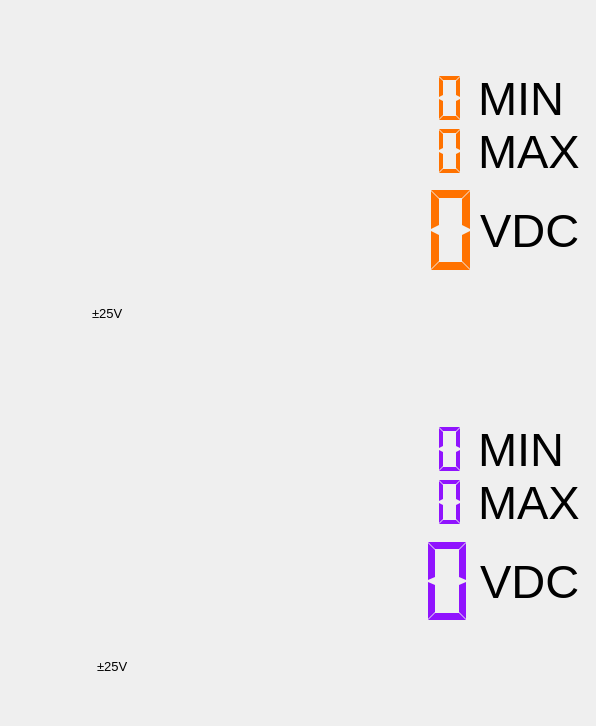
      <widget class="adiscope::DetachDragZone" name="leftPanel" native="true">
       <property name="styleSheet">
        <string notr="true"/>
       </property>
       <layout class="QHBoxLayout" name="horizontalLayout_8">
        <property name="leftMargin">
         <number>32</number>
        </property>
        <property name="topMargin">
         <number>32</number>
        </property>
        <property name="rightMargin">
         <number>16</number>
        </property>
        <property name="bottomMargin">
         <number>32</number>
        </property>
        <item>
         <layout class="QVBoxLayout" name="mainLayout">
          <property name="spacing">
           <number>20</number>
          </property>
          <item>
           <spacer name="verticalSpacer_5">
            <property name="orientation">
             <enum>Qt::Vertical</enum>
            </property>
            <property name="sizeType">
             <enum>QSizePolicy::Maximum</enum>
            </property>
            <property name="sizeHint" stdset="0">
             <size>
              <width>0</width>
              <height>0</height>
             </size>
            </property>
           </spacer>
          </item>
          <item>
           <layout class="QHBoxLayout" name="horizontalLayout_7">
            <property name="spacing">
             <number>12</number>
            </property>
            <item>
             <layout class="QVBoxLayout" name="verticalLayout_8">
              <property name="leftMargin">
               <number>0</number>
              </property>
              <property name="bottomMargin">
               <number>0</number>
              </property>
              <item>
               <widget class="adiscope::Sismograph" name="sismograph_ch1">
                <property name="sizePolicy">
                 <sizepolicy hsizetype="MinimumExpanding" vsizetype="MinimumExpanding">
                  <horstretch>0</horstretch>
                  <verstretch>0</verstretch>
                 </sizepolicy>
                </property>
                <property name="frameShape">
                 <enum>QFrame::NoFrame</enum>
                </property>
               </widget>
              </item>
              <item>
               <layout class="QHBoxLayout" name="horizontalLayout_17">
                <property name="topMargin">
                 <number>0</number>
                </property>
                <item>
                 <spacer name="horizontalSpacer_6">
                  <property name="orientation">
                   <enum>Qt::Horizontal</enum>
                  </property>
                  <property name="sizeHint" stdset="0">
                   <size>
                    <width>40</width>
                    <height>20</height>
                   </size>
                  </property>
                 </spacer>
                </item>
                <item>
                 <widget class="QLabel" name="ch1ErrorLabel">
                  <property name="styleSheet">
                   <string notr="true">font-size: 13px;
color: red;
text-align:right;</string>
                  </property>
                  <property name="text">
                   <string/>
                  </property>
                  <property name="alignment">
                   <set>Qt::AlignBottom|Qt::AlignLeading|Qt::AlignLeft</set>
                  </property>
                 </widget>
                </item>
                <item>
                 <widget class="QLabel" name="currentGainCh1Label">
                  <property name="styleSheet">
                   <string notr="true">font-size: 13px;
text-align:center;</string>
                  </property>
                  <property name="text">
                   <string>±25V</string>
                  </property>
                 </widget>
                </item>
               </layout>
              </item>
             </layout>
            </item>
            <item>
             <layout class="QVBoxLayout" name="verticalLayout_2">
              <property name="spacing">
               <number>0</number>
              </property>
              <item>
               <widget class="QWidget" name="peakCh1Widget" native="true">
                <layout class="QGridLayout" name="gridLayout_5">
                 <property name="leftMargin">
                  <number>0</number>
                 </property>
                 <property name="topMargin">
                  <number>0</number>
                 </property>
                 <property name="rightMargin">
                  <number>0</number>
                 </property>
                 <property name="bottomMargin">
                  <number>0</number>
                 </property>
                 <property name="verticalSpacing">
                  <number>0</number>
                 </property>
                 <item row="1" column="1">
                  <widget class="adiscope::LcdNumber" name="minCh1">
                   <property name="sizePolicy">
                    <sizepolicy hsizetype="Fixed" vsizetype="Minimum">
                     <horstretch>0</horstretch>
                     <verstretch>0</verstretch>
                    </sizepolicy>
                   </property>
                   <property name="minimumSize">
                    <size>
                     <width>200</width>
                     <height>0</height>
                    </size>
                   </property>
                   <property name="styleSheet">
                    <string notr="true">QLCDNumber { color: #ff7200; }</string>
                   </property>
                   <property name="frameShape">
                    <enum>QFrame::NoFrame</enum>
                   </property>
                   <property name="digitCount">
                    <number>7</number>
                   </property>
                   <property name="segmentStyle">
                    <enum>QLCDNumber::Flat</enum>
                   </property>
                  </widget>
                 </item>
                 <item row="2" column="1">
                  <widget class="adiscope::LcdNumber" name="maxCh1">
                   <property name="sizePolicy">
                    <sizepolicy hsizetype="Fixed" vsizetype="Minimum">
                     <horstretch>0</horstretch>
                     <verstretch>0</verstretch>
                    </sizepolicy>
                   </property>
                   <property name="minimumSize">
                    <size>
                     <width>200</width>
                     <height>0</height>
                    </size>
                   </property>
                   <property name="styleSheet">
                    <string notr="true">QLCDNumber { color: #ff7200; }</string>
                   </property>
                   <property name="frameShape">
                    <enum>QFrame::NoFrame</enum>
                   </property>
                   <property name="digitCount">
                    <number>7</number>
                   </property>
                   <property name="segmentStyle">
                    <enum>QLCDNumber::Flat</enum>
                   </property>
                  </widget>
                 </item>
                 <item row="2" column="2">
                  <widget class="QLabel" name="label_9">
                   <property name="sizePolicy">
                    <sizepolicy hsizetype="Preferred" vsizetype="Preferred">
                     <horstretch>0</horstretch>
                     <verstretch>0</verstretch>
                    </sizepolicy>
                   </property>
                   <property name="minimumSize">
                    <size>
                     <width>0</width>
                     <height>0</height>
                    </size>
                   </property>
                   <property name="styleSheet">
                    <string notr="true">font-size:35pt;</string>
                   </property>
                   <property name="text">
                    <string>MAX</string>
                   </property>
                  </widget>
                 </item>
                 <item row="1" column="2">
                  <widget class="QLabel" name="label_8">
                   <property name="sizePolicy">
                    <sizepolicy hsizetype="Preferred" vsizetype="Preferred">
                     <horstretch>0</horstretch>
                     <verstretch>0</verstretch>
                    </sizepolicy>
                   </property>
                   <property name="minimumSize">
                    <size>
                     <width>0</width>
                     <height>0</height>
                    </size>
                   </property>
                   <property name="styleSheet">
                    <string notr="true">font-size:35pt;</string>
                   </property>
                   <property name="text">
                    <string>MIN</string>
                   </property>
                  </widget>
                 </item>
                 <item row="1" column="0" rowspan="2">
                  <spacer name="horizontalSpacer_5">
                   <property name="orientation">
                    <enum>Qt::Horizontal</enum>
                   </property>
                   <property name="sizeHint" stdset="0">
                    <size>
                     <width>20</width>
                     <height>0</height>
                    </size>
                   </property>
                  </spacer>
                 </item>
                 <item row="0" column="0" colspan="3">
                  <spacer name="verticalSpacer_7">
                   <property name="orientation">
                    <enum>Qt::Vertical</enum>
                   </property>
                   <property name="sizeHint" stdset="0">
                    <size>
                     <width>0</width>
                     <height>40</height>
                    </size>
                   </property>
                  </spacer>
                 </item>
                </layout>
               </widget>
              </item>
              <item>
               <layout class="QHBoxLayout" name="horizontalLayout_5">
                <property name="bottomMargin">
                 <number>40</number>
                </property>
                <item>
                 <spacer name="horizontalSpacer_2">
                  <property name="orientation">
                   <enum>Qt::Horizontal</enum>
                  </property>
                  <property name="sizeType">
                   <enum>QSizePolicy::Expanding</enum>
                  </property>
                  <property name="sizeHint" stdset="0">
                   <size>
                    <width>0</width>
                    <height>0</height>
                   </size>
                  </property>
                 </spacer>
                </item>
                <item>
                 <widget class="adiscope::LcdNumber" name="lcdCh1">
                  <property name="sizePolicy">
                   <sizepolicy hsizetype="Fixed" vsizetype="Fixed">
                    <horstretch>0</horstretch>
                    <verstretch>0</verstretch>
                   </sizepolicy>
                  </property>
                  <property name="minimumSize">
                   <size>
                    <width>345</width>
                    <height>105</height>
                   </size>
                  </property>
                  <property name="styleSheet">
                   <string notr="true">QLCDNumber { color: #ff7200; }</string>
                  </property>
                  <property name="frameShape">
                   <enum>QFrame::NoFrame</enum>
                  </property>
                  <property name="digitCount">
                   <number>7</number>
                  </property>
                  <property name="segmentStyle">
                   <enum>QLCDNumber::Flat</enum>
                  </property>
                 </widget>
                </item>
                <item>
                 <widget class="QLabel" name="labelCh1">
                  <property name="sizePolicy">
                   <sizepolicy hsizetype="Preferred" vsizetype="Preferred">
                    <horstretch>0</horstretch>
                    <verstretch>0</verstretch>
                   </sizepolicy>
                  </property>
                  <property name="minimumSize">
                   <size>
                    <width>0</width>
                    <height>0</height>
                   </size>
                  </property>
                  <property name="styleSheet">
                   <string notr="true">QLabel[ac=false] { qproperty-text: &quot;VDC&quot;; }
QLabel[ac=true] { qproperty-text: &quot;VRMS&quot;; }
QLabel{font-size:35pt;}</string>
                  </property>
                  <property name="text">
                   <string>VDC</string>
                  </property>
                 </widget>
                </item>
               </layout>
              </item>
              <item>
               <widget class="adiscope::CustomScale" name="scaleCh1" native="true">
                <property name="lowerBound" stdset="0">
                 <double>-0.100000000000000</double>
                </property>
                <property name="upperBound" stdset="0">
                 <double>0.100000000000000</double>
                </property>
                <property name="scaleMaxMajor" stdset="0">
                 <number>5</number>
                </property>
                <property name="scaleMaxMinor" stdset="0">
                 <number>5</number>
                </property>
                <property name="borderWidth" stdset="0">
                 <number>0</number>
                </property>
               </widget>
              </item>
             </layout>
            </item>
           </layout>
          </item>
          <item>
           <spacer name="verticalSpacer_6">
            <property name="orientation">
             <enum>Qt::Vertical</enum>
            </property>
            <property name="sizeType">
             <enum>QSizePolicy::Maximum</enum>
            </property>
            <property name="sizeHint" stdset="0">
             <size>
              <width>0</width>
              <height>40</height>
             </size>
            </property>
           </spacer>
          </item>
          <item>
           <layout class="QHBoxLayout" name="horizontalLayout_9">
            <property name="spacing">
             <number>12</number>
            </property>
            <item>
             <layout class="QVBoxLayout" name="verticalLayout_9">
              <property name="leftMargin">
               <number>0</number>
              </property>
              <property name="bottomMargin">
               <number>0</number>
              </property>
              <item>
               <widget class="adiscope::Sismograph" name="sismograph_ch2">
                <property name="sizePolicy">
                 <sizepolicy hsizetype="MinimumExpanding" vsizetype="MinimumExpanding">
                  <horstretch>0</horstretch>
                  <verstretch>0</verstretch>
                 </sizepolicy>
                </property>
                <property name="frameShape">
                 <enum>QFrame::NoFrame</enum>
                </property>
               </widget>
              </item>
              <item>
               <layout class="QHBoxLayout" name="horizontalLayout_18">
                <property name="topMargin">
                 <number>0</number>
                </property>
                <item>
                 <spacer name="horizontalSpacer_8">
                  <property name="orientation">
                   <enum>Qt::Horizontal</enum>
                  </property>
                  <property name="sizeHint" stdset="0">
                   <size>
                    <width>40</width>
                    <height>20</height>
                   </size>
                  </property>
                 </spacer>
                </item>
                <item>
                 <widget class="QLabel" name="ch2ErrorLabel">
                  <property name="styleSheet">
                   <string notr="true">font-size: 13px;
color: red;
text-align:right;</string>
                  </property>
                  <property name="text">
                   <string/>
                  </property>
                  <property name="alignment">
                   <set>Qt::AlignBottom|Qt::AlignLeading|Qt::AlignLeft</set>
                  </property>
                 </widget>
                </item>
                <item>
                 <widget class="QLabel" name="currentGainCh2Label">
                  <property name="styleSheet">
                   <string notr="true">font-size: 13px;
text-align:center;</string>
                  </property>
                  <property name="text">
                   <string>±25V</string>
                  </property>
                  <property name="alignment">
                   <set>Qt::AlignBottom|Qt::AlignLeading|Qt::AlignLeft</set>
                  </property>
                 </widget>
                </item>
               </layout>
              </item>
             </layout>
            </item>
            <item>
             <layout class="QVBoxLayout" name="verticalLayout_3">
              <property name="spacing">
               <number>0</number>
              </property>
              <item>
               <widget class="QWidget" name="peakCh2Widget" native="true">
                <layout class="QGridLayout" name="layout">
                 <property name="leftMargin">
                  <number>0</number>
                 </property>
                 <property name="topMargin">
                  <number>0</number>
                 </property>
                 <property name="rightMargin">
                  <number>0</number>
                 </property>
                 <property name="bottomMargin">
                  <number>0</number>
                 </property>
                 <property name="verticalSpacing">
                  <number>0</number>
                 </property>
                 <item row="1" column="2">
                  <widget class="QLabel" name="label_10">
                   <property name="sizePolicy">
                    <sizepolicy hsizetype="Preferred" vsizetype="Preferred">
                     <horstretch>0</horstretch>
                     <verstretch>0</verstretch>
                    </sizepolicy>
                   </property>
                   <property name="minimumSize">
                    <size>
                     <width>0</width>
                     <height>0</height>
                    </size>
                   </property>
                   <property name="styleSheet">
                    <string notr="true">font-size:35pt;</string>
                   </property>
                   <property name="text">
                    <string>MIN</string>
                   </property>
                  </widget>
                 </item>
                 <item row="1" column="1">
                  <widget class="adiscope::LcdNumber" name="minCh2">
                   <property name="sizePolicy">
                    <sizepolicy hsizetype="Fixed" vsizetype="Minimum">
                     <horstretch>0</horstretch>
                     <verstretch>0</verstretch>
                    </sizepolicy>
                   </property>
                   <property name="minimumSize">
                    <size>
                     <width>200</width>
                     <height>0</height>
                    </size>
                   </property>
                   <property name="styleSheet">
                    <string notr="true">QLCDNumber { color: #9013fe; }</string>
                   </property>
                   <property name="frameShape">
                    <enum>QFrame::NoFrame</enum>
                   </property>
                   <property name="digitCount">
                    <number>7</number>
                   </property>
                   <property name="segmentStyle">
                    <enum>QLCDNumber::Flat</enum>
                   </property>
                  </widget>
                 </item>
                 <item row="1" column="0" rowspan="2">
                  <spacer name="horizontalSpacer_7">
                   <property name="orientation">
                    <enum>Qt::Horizontal</enum>
                   </property>
                   <property name="sizeHint" stdset="0">
                    <size>
                     <width>40</width>
                     <height>0</height>
                    </size>
                   </property>
                  </spacer>
                 </item>
                 <item row="2" column="1">
                  <widget class="adiscope::LcdNumber" name="maxCh2">
                   <property name="sizePolicy">
                    <sizepolicy hsizetype="Fixed" vsizetype="Minimum">
                     <horstretch>0</horstretch>
                     <verstretch>0</verstretch>
                    </sizepolicy>
                   </property>
                   <property name="minimumSize">
                    <size>
                     <width>200</width>
                     <height>0</height>
                    </size>
                   </property>
                   <property name="styleSheet">
                    <string notr="true">QLCDNumber { color: #9013fe; }</string>
                   </property>
                   <property name="frameShape">
                    <enum>QFrame::NoFrame</enum>
                   </property>
                   <property name="digitCount">
                    <number>7</number>
                   </property>
                   <property name="segmentStyle">
                    <enum>QLCDNumber::Flat</enum>
                   </property>
                  </widget>
                 </item>
                 <item row="2" column="2">
                  <widget class="QLabel" name="label_11">
                   <property name="sizePolicy">
                    <sizepolicy hsizetype="Preferred" vsizetype="Preferred">
                     <horstretch>0</horstretch>
                     <verstretch>0</verstretch>
                    </sizepolicy>
                   </property>
                   <property name="minimumSize">
                    <size>
                     <width>0</width>
                     <height>0</height>
                    </size>
                   </property>
                   <property name="styleSheet">
                    <string notr="true">font-size:35pt;</string>
                   </property>
                   <property name="text">
                    <string>MAX</string>
                   </property>
                  </widget>
                 </item>
                 <item row="0" column="0" colspan="3">
                  <spacer name="verticalSpacer_9">
                   <property name="orientation">
                    <enum>Qt::Vertical</enum>
                   </property>
                   <property name="sizeHint" stdset="0">
                    <size>
                     <width>0</width>
                     <height>40</height>
                    </size>
                   </property>
                  </spacer>
                 </item>
                </layout>
               </widget>
              </item>
              <item>
               <layout class="QHBoxLayout" name="horizontalLayout_6">
                <property name="bottomMargin">
                 <number>40</number>
                </property>
                <item>
                 <spacer name="horizontalSpacer">
                  <property name="orientation">
                   <enum>Qt::Horizontal</enum>
                  </property>
                  <property name="sizeType">
                   <enum>QSizePolicy::Expanding</enum>
                  </property>
                  <property name="sizeHint" stdset="0">
                   <size>
                    <width>0</width>
                    <height>0</height>
                   </size>
                  </property>
                 </spacer>
                </item>
                <item>
                 <widget class="adiscope::LcdNumber" name="lcdCh2">
                  <property name="sizePolicy">
                   <sizepolicy hsizetype="Fixed" vsizetype="Fixed">
                    <horstretch>0</horstretch>
                    <verstretch>0</verstretch>
                   </sizepolicy>
                  </property>
                  <property name="minimumSize">
                   <size>
                    <width>340</width>
                    <height>105</height>
                   </size>
                  </property>
                  <property name="styleSheet">
                   <string notr="true">QLCDNumber { color: #9013fe; }</string>
                  </property>
                  <property name="frameShape">
                   <enum>QFrame::NoFrame</enum>
                  </property>
                  <property name="digitCount">
                   <number>7</number>
                  </property>
                  <property name="segmentStyle">
                   <enum>QLCDNumber::Flat</enum>
                  </property>
                 </widget>
                </item>
                <item>
                 <widget class="QLabel" name="labelCh2">
                  <property name="sizePolicy">
                   <sizepolicy hsizetype="Preferred" vsizetype="Preferred">
                    <horstretch>0</horstretch>
                    <verstretch>0</verstretch>
                   </sizepolicy>
                  </property>
                  <property name="minimumSize">
                   <size>
                    <width>0</width>
                    <height>0</height>
                   </size>
                  </property>
                  <property name="styleSheet">
                   <string notr="true">QLabel[ac=false] { qproperty-text: &quot;VDC&quot;; }
QLabel[ac=true] { qproperty-text: &quot;VRMS&quot;; }
QLabel{font-size:35pt;}</string>
                  </property>
                  <property name="text">
                   <string>VDC</string>
                  </property>
                 </widget>
                </item>
               </layout>
              </item>
              <item>
               <widget class="adiscope::CustomScale" name="scaleCh2" native="true">
                <property name="lowerBound" stdset="0">
                 <double>-0.100000000000000</double>
                </property>
                <property name="upperBound" stdset="0">
                 <double>0.100000000000000</double>
                </property>
                <property name="scaleMaxMajor" stdset="0">
                 <number>5</number>
                </property>
                <property name="scaleMaxMinor" stdset="0">
                 <number>5</number>
                </property>
                <property name="borderWidth" stdset="0">
                 <number>0</number>
                </property>
               </widget>
              </item>
             </layout>
            </item>
           </layout>
          </item>
          <item>
           <widget class="adiscope::InstrumentNotes" name="instrumentNotes" native="true">
            <property name="styleSheet">
             <string notr="true"> </string>
            </property>
           </widget>
          </item>
          <item>
           <spacer name="verticalSpacer_4">
            <property name="orientation">
             <enum>Qt::Vertical</enum>
            </property>
            <property name="sizeType">
             <enum>QSizePolicy::Maximum</enum>
            </property>
            <property name="sizeHint" stdset="0">
             <size>
              <width>0</width>
              <height>0</height>
             </size>
            </property>
           </spacer>
          </item>
         </layout>
        </item>
       </layout>
      </widget>
